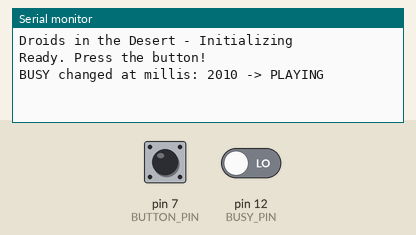
Bench run of a sketch on a simulated Arduino Nano, built with avr-gcc and run on an emulated ATmega328P. Shown: the last lines printed to the serial monitor. The inputs (shaded band) are chosen by the test bench; at power-on: pin 7 (BUTTON_PIN) HIGH, pin 12 (BUSY_PIN) LOW. Random numbers use the default seed unless the sketch sets one; the audio player accepts every command and is not drawn.

Above: at 3.2 s.
3.3 s: pin 7 (BUTTON_PIN) pulled LOW for 0.15 s
At 4.3 s:
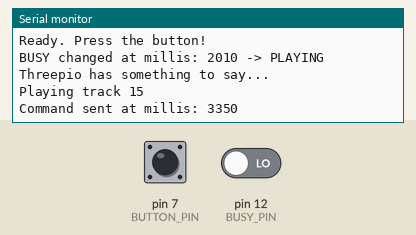
4.9 s: pin 12 (BUSY_PIN) driven HIGH
At 5.9 s:
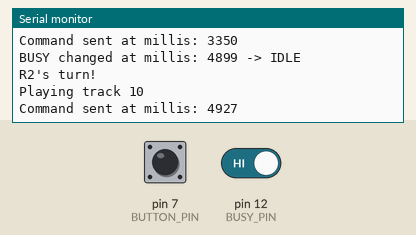
6.4 s: pin 12 (BUSY_PIN) driven LOW
At 6.9 s:
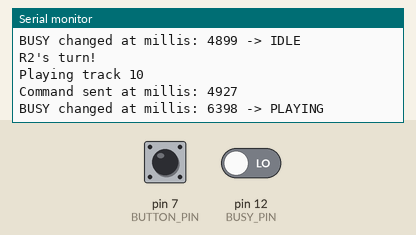
7.9 s: pin 12 (BUSY_PIN) driven HIGH
At 9.1 s:
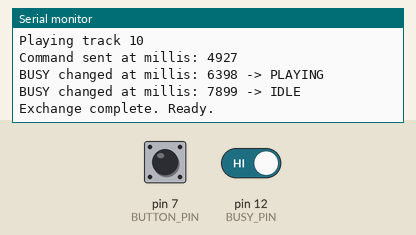
9.4 s: pin 7 (BUTTON_PIN) pulled LOW for 1 s
At 14.9 s:
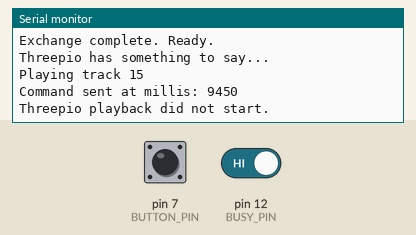

Measured:
- after the input at 3.3 s, the serial monitor: prints a new line at once (image 1)
- after the input at 4.9 s, the serial monitor: prints a new line at once (image 2)
- after the input at 6.4 s, the serial monitor: prints a new line at once (image 3)
- after the input at 7.9 s, the serial monitor: prints a new line at once (image 4)
- after the input at 9.4 s, the serial monitor: prints a new line at once (image 5)

The sketch:

droids-in-the-desert.ino.ino
```cpp
#include <SoftwareSerial.h>
#include <DFRobotDFPlayerMini.h>

// Hardware connections
constexpr uint8_t DFPLAYER_RX_PIN = 10; // Nano receives from DFPlayer TX
constexpr uint8_t DFPLAYER_TX_PIN = 11; // Nano transmits to DFPlayer RX via 1k resistor
constexpr uint8_t BUSY_PIN       = 12; // LOW while playing
constexpr uint8_t BUTTON_PIN     = 7;  // Button to GND

// Audio tracks in the SD card's /mp3 directory
constexpr uint8_t R2_FIRST   = 1;
constexpr uint8_t R2_LAST    = 10;
constexpr uint8_t C3PO_FIRST = 11;
constexpr uint8_t C3PO_LAST  = 20;

constexpr uint8_t VOLUME = 22; // DFPlayer range: 0-30
constexpr unsigned long DEBOUNCE_MS = 40;
constexpr unsigned long START_TIMEOUT_MS = 5000;

SoftwareSerial dfSerial(DFPLAYER_RX_PIN, DFPLAYER_TX_PIN);
DFRobotDFPlayerMini player;

enum State {
  READY,
  THREEPIO_STARTING,
  THREEPIO_PLAYING,
  R2_STARTING,
  R2_PLAYING
};

State state = READY;
unsigned long stateStartedAt = 0;

// Button debounce
bool lastButtonReading = HIGH;
bool stableButtonState = HIGH;
unsigned long buttonChangedAt = 0;

void enterState(State next) {
  state = next;
  stateStartedAt = millis();
}

void playRandomTrack(uint8_t first, uint8_t last) {
  uint8_t track = random(first, last + 1);

  Serial.print(F("Playing track "));
  Serial.println(track);

  Serial.print(F("Command sent at millis: "));
  Serial.println(millis());

  player.playMp3Folder(track);
}

void setup() {
  pinMode(BUSY_PIN, INPUT);
  pinMode(BUTTON_PIN, INPUT_PULLUP);

  Serial.begin(9600);
  dfSerial.begin(9600);

  Serial.println(F("Droids in the Desert - Initializing "));

  // Give the DFPlayer time to finish powering up.
  delay(1500);

  if (!player.begin(dfSerial)) {
    Serial.println(F("DFPlayer initialization failed."));
    while (true) {
      // Stop here until wiring or SD card is corrected.
    }
  }

  player.volume(VOLUME);
  randomSeed(analogRead(A0));

  Serial.println(F("Ready. Press the button!"));
}

void loop() {
  unsigned long now = millis();

  // Debounce the momentary button.
  bool reading = digitalRead(BUTTON_PIN);

  if (reading != lastButtonReading) {
    buttonChangedAt = now;
  }

  if ((now - buttonChangedAt) >= DEBOUNCE_MS) {
    if (reading != stableButtonState) {
      stableButtonState = reading;

      // Only respond to a new press while idle.
      if (stableButtonState == LOW && state == READY) {
        Serial.println(F("Threepio has something to say..."));
        playRandomTrack(C3PO_FIRST, C3PO_LAST);
        enterState(THREEPIO_STARTING);
      }
    }
  }

  lastButtonReading = reading;

  // LOW = audio playing, HIGH = idle.
  bool playing = (digitalRead(BUSY_PIN) == LOW);

  // Diagnostic: report changes in the DFPlayer BUSY signal.
  static int lastBusy = -1;
  int currentBusy = digitalRead(BUSY_PIN);

if (currentBusy != lastBusy) {
  Serial.print(F("BUSY changed at millis: "));
  Serial.print(millis());
  Serial.print(F(" -> "));
  Serial.println(currentBusy == LOW ? F("PLAYING") : F("IDLE"));
  lastBusy = currentBusy;
}

  switch (state) {
    case READY:
      break;

    case THREEPIO_STARTING:
      // Wait until the DFPlayer actually begins playback.
      if (playing) {
        enterState(THREEPIO_PLAYING);
      } else if (millis() - stateStartedAt > START_TIMEOUT_MS) {
        Serial.println(F("Threepio playback did not start."));
        enterState(READY);
      }
      break;

    case THREEPIO_PLAYING:
      if (!playing) {
        Serial.println(F("R2's turn!"));
        playRandomTrack(R2_FIRST, R2_LAST);
        enterState(R2_STARTING);
      }
      break;

    case R2_STARTING:
      if (playing) {
        enterState(R2_PLAYING);
      } else if (millis() - stateStartedAt > START_TIMEOUT_MS) {
        Serial.println(F("R2 playback did not start."));
        enterState(READY);
      }
      break;

    case R2_PLAYING:
      if (!playing) {
        Serial.println(F("Exchange complete. Ready."));
        enterState(READY);
      }
      break;
  }
}
```
